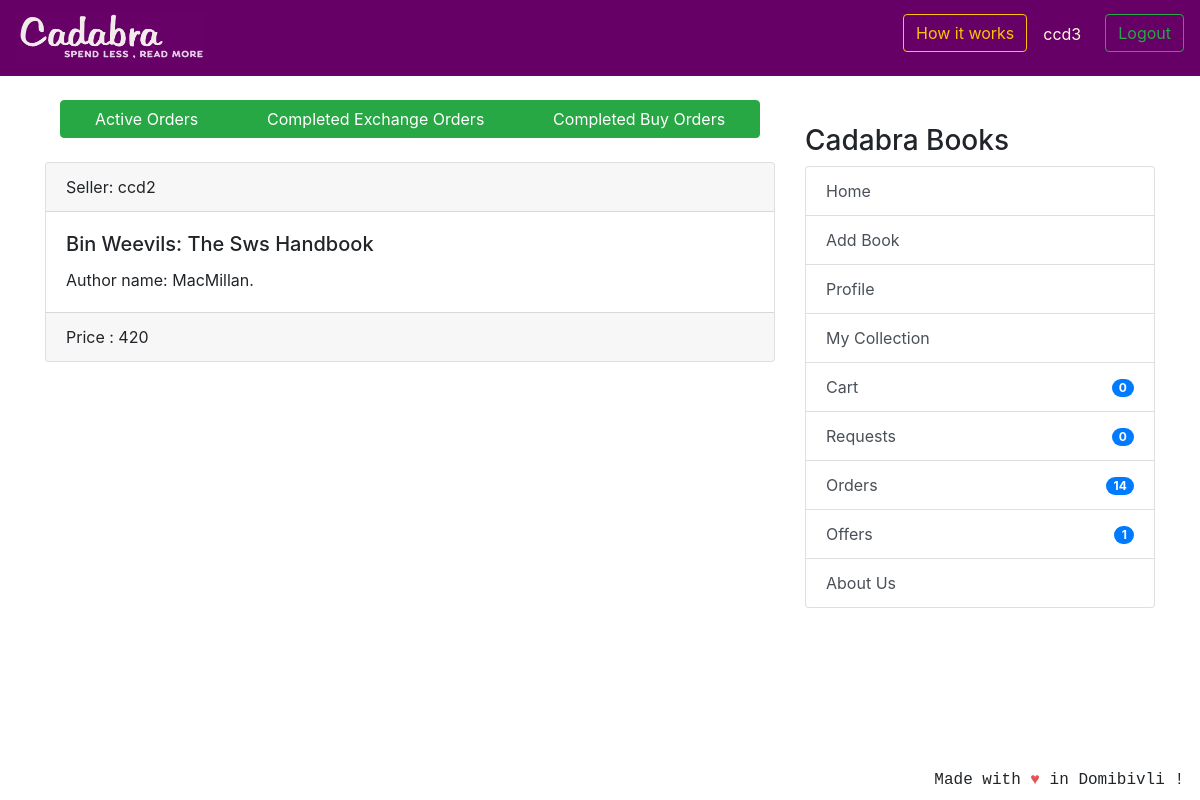
The page /transaction/orders/buy-orders (signed in) on the database its author committed.
### coreapp/models.py (models this page shows, shortened)
class CompletedBuyOrder(models.Model):
	user = models.ForeignKey(User, related_name='completed_user',
	                         blank=True, null=True, on_delete=models.CASCADE)
	book_name = models.CharField(max_length=100, blank=True, null=True)
	author_name = models.CharField(max_length=100, blank=True, null=True)
	seller = models.ForeignKey(
		User, related_name='completed_seller', blank=True, null=True,  on_delete=models.CASCADE)
	useraddress = models.ForeignKey(
		ShippingAddress, related_name='completed_address', blank=True, null=True, on_delete=models.CASCADE)
	selleraddress = models.ForeignKey(
		ShippingAddress, related_name='completed_selleraddress', blank=True, null=True, on_delete=models.CASCADE)
	date_ordered = models.DateTimeField(auto_now_add=True)
	total_price = models.IntegerField(null=True)

### transaction/views.py (the view)
# urls.py: path('orders/buy-orders', views.TransactionCompletedBuyOrder.as_view(), name='buy-order'),
class TransactionCompletedBuyOrder(LoginRequiredMixin, generic.ListView):
    model = CompletedBuyOrder
    template_name = 'transaction_completed_buy_order.html'
    context_object_name = 'buy_order'
    def get_queryset(self):
        return CompletedBuyOrder.objects.filter(user=self.request.user).order_by('date_ordered')

### nofapapp/context_processors.py (called while the page is built)
def add_variable_to_context(request):
    if request.user.id:
        orderitems = Order.objects.get(owner=request.user.profile)
        return {
            'requestscount': Requests.objects.filter(requester=request.user).count(),
            'offercount' : Requests.objects.filter(offerrer=request.user).count(),
            'orderscount': Transaction.objects.filter(Q(offerrer=request.user) | Q(requester=request.user)).count()+FinalBuyOrder.objects.filter(user=request.user).count(),
            'cartitemscount': orderitems.items.count(),
            'addresscheck': get_object_or_404(ShippingAddress, profile=get_object_or_404(Profile, user=request.user)).address1,
            }
    else:
        return {}

### templates/transaction_completed_buy_order.html (shortened to what this page needs)
{% extends 'base.html' %}
{% block content %}
<div class="btn-group container-fluid">
    <a href="{% url 'transaction:orders_view' %}" class="btn btn-success">Active Orders</a>
    <a href="{% url 'transaction:exchange-order' %}" class="btn btn-success">Completed Exchange Orders</a>
    <a href="{% url 'transaction:buy-order' %}" class="btn btn-success">Completed Buy Orders</a>
</div>
<br />
<br />
{% if buy_order %}
{% for order in buy_order %}
<div class="card text-left">
    <div class="card-header">
        Seller: {{ order.seller }}</a>
    </div>
    <div class="card-body">
        <h5 class="card-title">{{ order.book_name }}</h5>
        {% if order.author_name %}
        <p class="card-text">Author name: {{ order.author_name }}</p>
        {% endif %}
    </div>
    <div class="card-footer text-mutxed">
        Price : {{ order.total_price }}
    </div>
</div>
{% endfor %}
{% else %}
<h2 align="center">No Completed Buy Orders Found! </h2>
{% endif %}
{% endblock %}

### templates/base.html (shortened to what this page needs)
{% load static %}
<!doctype html>
<html lang="en">
  <head>
    <link rel="stylesheet" href="https://stackpath.bootstrapcdn.com/bootstrap/4.2.1/css/bootstrap.min.css"
>
  </head>
  <body>
    <header class="site-header">
<nav class="navbar navbar-expand-lg navbar-dark" style="background-color: #660066;">
  <a class="navbar-brand" href="{% url 'coreapp:list_entries' %}">
      <img src="{% static 'img/cadabra.png' %}" alt="Logo" style="width:190px;height:50px" >
    </a>
  <div class="collapse navbar-collapse" id="navbarSupportedContent">
    <ul class="navbar-nav ml-auto">
      {% if user.is_authenticated %}
      <li>
        <button class="btn btn-outline-warning mr-3" data-toggle="modal" data-target="#illustration">How it works</a>
      </li>
      <li>
        <p class="mr-3 mt-2" style="color:cornsilk;">{{ user.username }}</p>
      </li>
      <li><a class="btn btn-outline-success ml-2 my-2 my-sm-0" href="{% url 'logout'%}">Logout</a></li>
        {% else %}
      <li><a href="{% url 'login' %}" class="btn btn-outline-success">Login</a></li>
      <li><a href="{% url 'coreapp:signup' %}" class="btn btn-primary ml-2">Sign up</a></li>
      {% endif %}
    </ul>
  </div>
</nav>
  </header>
  <br/>
    <div class="container">
      <div class="row justify-content-center">
        <div class="col-8">
          {% block content %}
          {% endblock %}
        </div>
        {% if user.is_authenticated %}
                <div class="col-md-4">
                  <div class="content-section">
                    <br/>
                    <h3>Cadabra Books</h3>
                      <ul class="list-group">
                        <a class="list-group-item list-group-item-action" href="{% url 'coreapp:list_entries' %}" > Home </a>
                        <a class="list-group-item list-group-item-action" href="{% url 'coreapp:new_entry' %}" > Add Book</a>
                        <a class="list-group-item list-group-item-action" href="{% url 'coreapp:profile' %}" >Profile</a>
                        <a class="list-group-item list-group-item-action" href="{% url 'coreapp:userbooks' %}" >My Collection</a>
                        <a class="list-group-item list-group-item-action" href="{% url 'cart:cart_items' %}" >Cart<span class="badge badge-primary badge-pill float-right mt-1">{{ cartitemscount }}</span> </a>
                        <a class="list-group-item list-group-item-action" href="{% url 'transaction:requests_view' %}" >Requests<span class="badge badge-primary badge-pill float-right mt-1">{{ requestscount }}</span></a>
                        <a class="list-group-item list-group-item-action" href="{% url 'transaction:orders_view' %}" >Orders <span class="badge badge-primary badge-pill float-right mt-1">{{ orderscount }}</span></a>
                        <a class="list-group-item list-group-item-action" href="{% url 'transaction:offers_view' %}" >Offers <span class="badge badge-primary badge-pill float-right mt-1">{{ offercount }}</span></a>
                        <a class="list-group-item list-group-item-action" href="{% url 'coreapp:aboutus' %}">About Us</a>
                      </ul>
                      <br/>
                  </div>
                </div>
                {% endif %}
      </div>
    </div>
<footer class="site-footer mr-3 mb-2" style="position:fixed;right:0;bottom:0;font-family: 'Courier';font-style: bold;">
  Made with <span style="color: #e25555;">&hearts;</span> in Domibivli !
</footer>
</body>
</html>

### rows shown on the page
CompletedBuyOrder: seller "ccd2", book_name "Bin Weevils: The Sws Handbook", author_name "MacMillan.", total_price "420"

### other values the page prints
{{ user.username }} "ccd3"
{{ cartitemscount }} "0"
{{ requestscount }} "0"
{{ orderscount }} "14"
{{ offercount }} "1"
